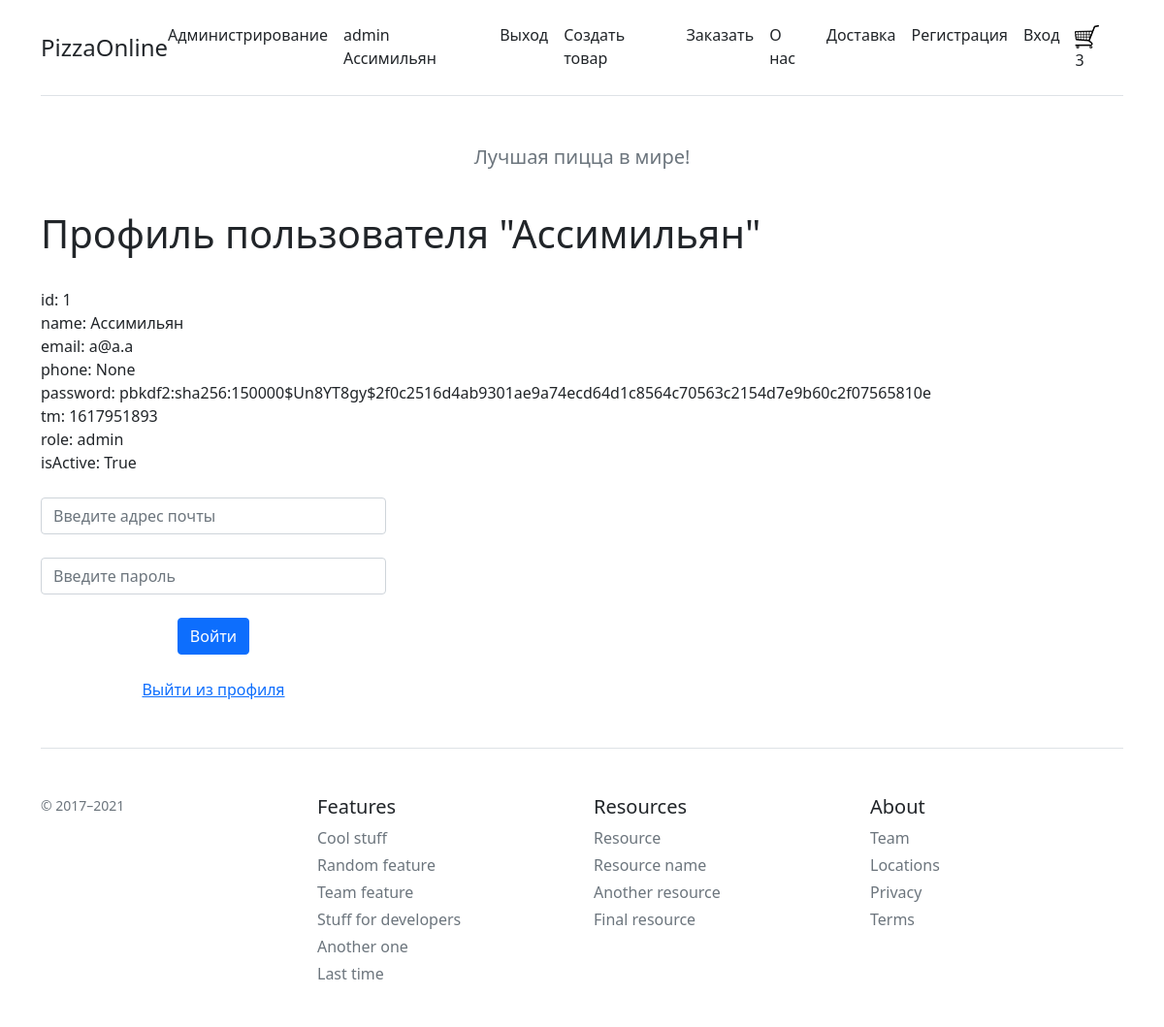
The app's page /profile (signed in) with its own data.
### app.py (models this page shows)
class User(UserMixin, db.Model):
    id = db.Column(db.Integer, primary_key=True)
    name = db.Column(db.Text, nullable=False)
    email = db.Column(db.Text, nullable=False)
    phone = db.Column(db.Text)
    password = db.Column(db.Text, nullable=False)
    role = db.Column(db.Text, nullable=False, default='client')
    tm = db.Column(db.Integer, nullable=False)
    ban = db.Column(db.Boolean, nullable=False, default=False)
    isActive = db.Column(db.Boolean, default=True)

### app.py (the view)
@app.route('/profile')
@login_required
def profile():
    return render_template("profile.html", data=current_user)

### app.py (called while the page is built)
@app.context_processor
def inject_user():
    return dict(basket_count=basket_count)

@login_manager.user_loader
def load_user(user_id):
        return User.query.get(int(user_id))

### templates/profile.html (shortened to what this page needs)
{% extends 'base.html' %}
{% block body %}
    <h1>Профиль пользователя "{{data.name}}"</h1>
    <br>
    id: {{data.id}}<br>
    name: {{data.name}}<br>
    email: {{data.email}}<br>
    phone: {{data.phone}}<br>
    password: {{data.password}}<br>
    tm: {{data.tm}}<br>
    role: {{data.role}}<br>
    isActive: {{data.isActive }}
    <br>
    <br>
    <div class="row row-cols-1 row-cols-md-3 mb-3 text-center">
        <form action="/login" method="post" class="login_form">
            <input type="email" class="form-control" id="email" aria-describedby="emailHelp" placeholder="Введите адрес почты" name="email"><br>
            <input type="password" class="form-control" id="password" placeholder="Введите пароль" name="password"><br>
                                        <button type="submit" class="btn btn-primary">Войти</button>
            <br>
            <br>
            <a href="/logout">Выйти из профиля</a>
        </form>
    </div>
{% endblock %}

### templates/base.html (shortened to what this page needs)
<!DOCTYPE html>
<html lang="ru">
    <head>
                <link rel="stylesheet" href="{{ url_for('static', filename='css/main.css') }}">
        <link rel="stylesheet" href="{{ url_for('static', filename='css/main.css') }}">
        <link rel="stylesheet" href="https://cdn.jsdelivr.net/npm/bootstrap@5.0.0-beta1/dist/css/bootstrap.min.css"
>
    </head>
    <body>
        <div class="container py-3">
            <header class="d-flex flex-column flex-md-row align-items-center pb-3 mb-4 border-bottom">
                <a href="/" class="d-flex align-items-center text-dark text-decoration-none">
                      <span class="fs-4">PizzaOnline</span>
                </a>
                <nav class="d-inline-flex mt-2 mt-md-0 ms-md-auto">
                      {% if current_user.is_authenticated %}
                          {% if current_user.role == 'admin' %}
                              <a class="me-3 py-2 text-dark text-decoration-none" href="/admin">Администрирование</a>
                          {% endif %}
                          <a class="me-3 py-2 text-dark text-decoration-none" href="/profile">{{current_user.role}} {{current_user.name}}</a>
                          <a class="me-3 py-2 text-dark text-decoration-none" href="/logout">Выход</a>
                          <a class="me-3 py-2 text-dark text-decoration-none" href="/create">Создать товар</a>
                      {% endif %}
                      <a class="me-3 py-2 text-dark text-decoration-none" href="/">Заказать</a>
                      <a class="me-3 py-2 text-dark text-decoration-none" href="/about">О нас</a>
                      <a class="me-3 py-2 text-dark text-decoration-none" href="/delivery">Доставка</a>
                      <a class="me-3 py-2 text-dark text-decoration-none" href="/register">Регистрация</a>
                      <a class="me-3 py-2 text-dark text-decoration-none" href="/login">Вход</a>
                      <a class="me-3 py-2 text-dark text-decoration-none" href="/basket"><img src="static/img/cart25.png" align='bottom> <font size='5'>{{basket_count}}</font></a>
                </nav>
            </header>
            <div class="pricing-header p-3 pb-md-4 mx-auto text-center">
                  <p class="fs-5 text-muted">Лучшая пицца в мире!</p>
            </div>
            <main>
                  {% block body %}{% endblock%}
            </main>
            <footer class="pt-4 my-md-5 pt-md-5 border-top">
                  <div class="row">
                      <div class="col-12 col-md">
                          <small class="d-block mb-3 text-muted">© 2017–2021</small>
                      </div>
                      <div class="col-6 col-md">
                          <h5>Features</h5>
                          <ul class="list-unstyled text-small">
                              <li class="mb-1"><a class="link-secondary text-decoration-none" href="#">Cool stuff</a></li>
                              <li class="mb-1"><a class="link-secondary text-decoration-none" href="#">Random feature</a></li>
                              <li class="mb-1"><a class="link-secondary text-decoration-none" href="#">Team feature</a></li>
                              <li class="mb-1"><a class="link-secondary text-decoration-none" href="#">Stuff for developers</a></li>
                              <li class="mb-1"><a class="link-secondary text-decoration-none" href="#">Another one</a></li>
                              <li class="mb-1"><a class="link-secondary text-decoration-none" href="#">Last time</a></li>
                          </ul>
                      </div>
                      <div class="col-6 col-md">
                          <h5>Resources</h5>
                          <ul class="list-unstyled text-small">
                              <li class="mb-1"><a class="link-secondary text-decoration-none" href="#">Resource</a></li>
                              <li class="mb-1"><a class="link-secondary text-decoration-none" href="#">Resource name</a></li>
                              <li class="mb-1"><a class="link-secondary text-decoration-none" href="#">Another resource</a></li>
                              <li class="mb-1"><a class="link-secondary text-decoration-none" href="#">Final resource</a></li>
                          </ul>
                      </div>
                      <div class="col-6 col-md">
                          <h5>About</h5>
                          <ul class="list-unstyled text-small">
                              <li class="mb-1"><a class="link-secondary text-decoration-none" href="#">Team</a></li>
                              <li class="mb-1"><a class="link-secondary text-decoration-none" href="#">Locations</a></li>
                              <li class="mb-1"><a class="link-secondary text-decoration-none" href="#">Privacy</a></li>
                              <li class="mb-1"><a class="link-secondary text-decoration-none" href="#">Terms</a></li>
                          </ul>
                      </div>
                  </div>
            </footer>
          </div>
    </body>
</html>

### static/css/main.css (style rules this page uses)
body { background: red; }

### records on screen
User: role "admin", name "Ассимильян", id "1", email "a@a.a", phone "None", password "pbkdf2:sha256:150000$Un8YT8gy$2f0c2516d4ab9301ae9a74ecd64d1c8564c70563c2154d7e9b60c2f07565810e", tm "1617951893", isActive "True"

### other values on screen
{{ basket_count }} "3"
